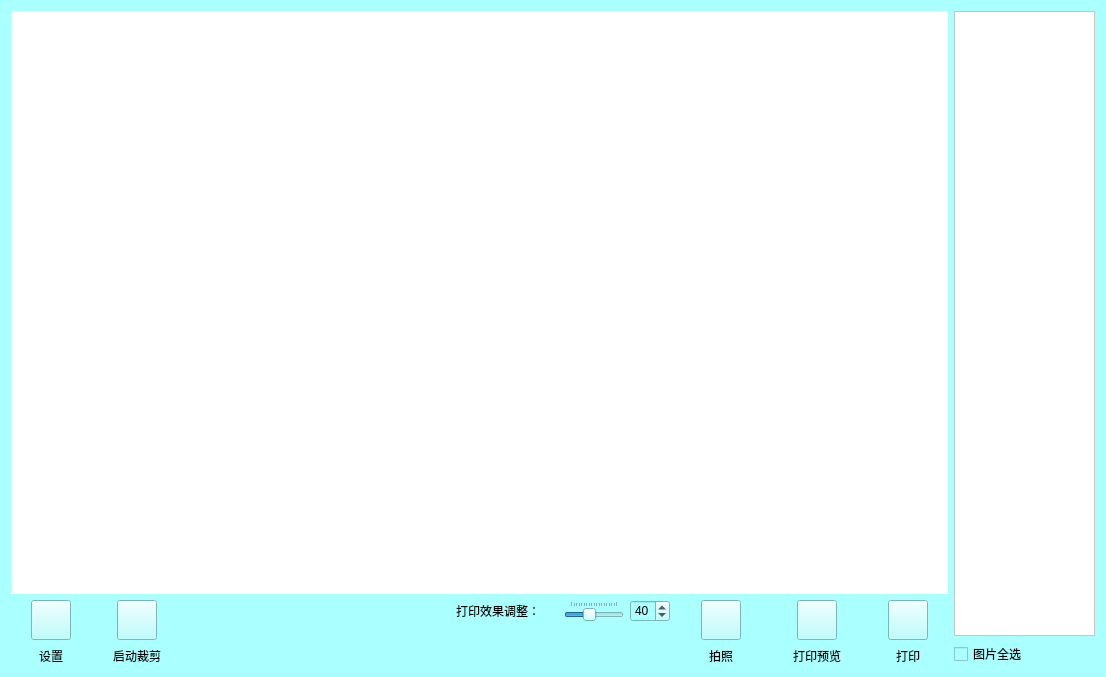
<?xml version="1.0" encoding="UTF-8"?>
<ui version="4.0">
 <class>EloamPrint</class>
 <widget class="QWidget" name="EloamPrint">
  <property name="geometry">
   <rect>
    <x>0</x>
    <y>0</y>
    <width>1106</width>
    <height>677</height>
   </rect>
  </property>
  <property name="windowTitle">
   <string>打印</string>
  </property>
  <property name="windowIcon">
   <iconset resource="eloamprint.qrc">
    <normaloff>:/EloamPrint/Resources/pic/printpreview.png</normaloff>:/EloamPrint/Resources/pic/printpreview.png</iconset>
  </property>
  <property name="autoFillBackground">
   <bool>false</bool>
  </property>
  <property name="styleSheet">
   <string notr="true">background-color: rgb(170, 255, 255);</string>
  </property>
  <layout class="QGridLayout" name="gridLayout">
   <item row="0" column="0">
    <layout class="QHBoxLayout" name="horizontalLayout_14" stretch="20,3">
     <item>
      <layout class="QVBoxLayout" name="verticalLayout_8" stretch="20,1">
       <item>
        <widget class="QWidget" name="W_PrintVideoDlg" native="true">
         <property name="styleSheet">
          <string notr="true">background-color: rgb(255, 255, 255);</string>
         </property>
        </widget>
       </item>
       <item>
        <layout class="QHBoxLayout" name="horizontalLayout_13">
         <item>
          <layout class="QVBoxLayout" name="verticalLayout">
           <item>
            <layout class="QHBoxLayout" name="horizontalLayout">
             <item>
              <widget class="QPushButton" name="pB_Memu">
               <property name="minimumSize">
                <size>
                 <width>40</width>
                 <height>40</height>
                </size>
               </property>
               <property name="maximumSize">
                <size>
                 <width>40</width>
                 <height>40</height>
                </size>
               </property>
               <property name="styleSheet">
                <string notr="true">border-image: url(:/EloamPrint/Resources/pic/paramset.png);</string>
               </property>
               <property name="text">
                <string/>
               </property>
              </widget>
             </item>
            </layout>
           </item>
           <item>
            <layout class="QHBoxLayout" name="horizontalLayout_3">
             <item>
              <widget class="QLabel" name="label_Config">
               <property name="minimumSize">
                <size>
                 <width>80</width>
                 <height>20</height>
                </size>
               </property>
               <property name="maximumSize">
                <size>
                 <width>40</width>
                 <height>20</height>
                </size>
               </property>
               <property name="layoutDirection">
                <enum>Qt::LeftToRight</enum>
               </property>
               <property name="text">
                <string>设置</string>
               </property>
               <property name="alignment">
                <set>Qt::AlignCenter</set>
               </property>
              </widget>
             </item>
            </layout>
           </item>
          </layout>
         </item>
         <item>
          <layout class="QVBoxLayout" name="verticalLayout_5">
           <item>
            <layout class="QHBoxLayout" name="horizontalLayout_10">
             <item>
              <widget class="QPushButton" name="pB_Cut">
               <property name="minimumSize">
                <size>
                 <width>40</width>
                 <height>40</height>
                </size>
               </property>
               <property name="maximumSize">
                <size>
                 <width>40</width>
                 <height>40</height>
                </size>
               </property>
               <property name="styleSheet">
                <string notr="true">border-image: url(:/EloamPrint/Resources/pic/pB_Cut.png);</string>
               </property>
               <property name="text">
                <string/>
               </property>
              </widget>
             </item>
            </layout>
           </item>
           <item>
            <layout class="QHBoxLayout" name="horizontalLayout_11">
             <item>
              <widget class="QLabel" name="label_cut">
               <property name="minimumSize">
                <size>
                 <width>80</width>
                 <height>20</height>
                </size>
               </property>
               <property name="maximumSize">
                <size>
                 <width>60</width>
                 <height>20</height>
                </size>
               </property>
               <property name="text">
                <string>启动裁剪</string>
               </property>
               <property name="alignment">
                <set>Qt::AlignCenter</set>
               </property>
              </widget>
             </item>
            </layout>
           </item>
          </layout>
         </item>
         <item>
          <spacer name="horizontalSpacer">
           <property name="orientation">
            <enum>Qt::Horizontal</enum>
           </property>
           <property name="sizeHint" stdset="0">
            <size>
             <width>40</width>
             <height>20</height>
            </size>
           </property>
          </spacer>
         </item>
         <item>
          <layout class="QVBoxLayout" name="verticalLayout_3" stretch="2,0">
           <item>
            <layout class="QHBoxLayout" name="horizontalLayout_4">
             <item>
              <widget class="QLabel" name="label_3">
               <property name="minimumSize">
                <size>
                 <width>120</width>
                 <height>20</height>
                </size>
               </property>
               <property name="maximumSize">
                <size>
                 <width>120</width>
                 <height>16777215</height>
                </size>
               </property>
               <property name="text">
                <string>打印效果调整：</string>
               </property>
               <property name="alignment">
                <set>Qt::AlignCenter</set>
               </property>
              </widget>
             </item>
             <item>
              <widget class="QSlider" name="m_ThresholdSlider">
               <property name="minimumSize">
                <size>
                 <width>60</width>
                 <height>20</height>
                </size>
               </property>
               <property name="maximumSize">
                <size>
                 <width>60</width>
                 <height>16777215</height>
                </size>
               </property>
               <property name="minimum">
                <number>5</number>
               </property>
               <property name="maximum">
                <number>95</number>
               </property>
               <property name="singleStep">
                <number>5</number>
               </property>
               <property name="pageStep">
                <number>5</number>
               </property>
               <property name="value">
                <number>40</number>
               </property>
               <property name="orientation">
                <enum>Qt::Horizontal</enum>
               </property>
               <property name="tickPosition">
                <enum>QSlider::TicksAbove</enum>
               </property>
              </widget>
             </item>
             <item>
              <widget class="QSpinBox" name="spinBox_Threshold">
               <property name="minimumSize">
                <size>
                 <width>40</width>
                 <height>20</height>
                </size>
               </property>
               <property name="maximumSize">
                <size>
                 <width>40</width>
                 <height>16777215</height>
                </size>
               </property>
               <property name="minimum">
                <number>5</number>
               </property>
               <property name="maximum">
                <number>95</number>
               </property>
               <property name="value">
                <number>40</number>
               </property>
              </widget>
             </item>
            </layout>
           </item>
           <item>
            <widget class="QLabel" name="label_kongbai">
             <property name="minimumSize">
              <size>
               <width>230</width>
               <height>0</height>
              </size>
             </property>
             <property name="maximumSize">
              <size>
               <width>220</width>
               <height>16777215</height>
              </size>
             </property>
             <property name="text">
              <string/>
             </property>
            </widget>
           </item>
          </layout>
         </item>
         <item>
          <layout class="QVBoxLayout" name="verticalLayout_4">
           <item>
            <layout class="QHBoxLayout" name="horizontalLayout_8">
             <item>
              <widget class="QPushButton" name="pB_ScanPrint">
               <property name="minimumSize">
                <size>
                 <width>40</width>
                 <height>40</height>
                </size>
               </property>
               <property name="maximumSize">
                <size>
                 <width>40</width>
                 <height>40</height>
                </size>
               </property>
               <property name="styleSheet">
                <string notr="true">border-image: url(:/EloamPrint/Resources/pic/DnBar_scan.png);</string>
               </property>
               <property name="text">
                <string/>
               </property>
              </widget>
             </item>
            </layout>
           </item>
           <item>
            <layout class="QHBoxLayout" name="horizontalLayout_9">
             <item>
              <widget class="QLabel" name="label_Scan">
               <property name="minimumSize">
                <size>
                 <width>90</width>
                 <height>20</height>
                </size>
               </property>
               <property name="maximumSize">
                <size>
                 <width>40</width>
                 <height>20</height>
                </size>
               </property>
               <property name="text">
                <string>拍照</string>
               </property>
               <property name="alignment">
                <set>Qt::AlignCenter</set>
               </property>
              </widget>
             </item>
            </layout>
           </item>
          </layout>
         </item>
         <item>
          <layout class="QVBoxLayout" name="verticalLayout_6">
           <item>
            <layout class="QHBoxLayout" name="horizontalLayout_5">
             <item>
              <widget class="QPushButton" name="pB_switchView">
               <property name="minimumSize">
                <size>
                 <width>40</width>
                 <height>40</height>
                </size>
               </property>
               <property name="maximumSize">
                <size>
                 <width>40</width>
                 <height>40</height>
                </size>
               </property>
               <property name="styleSheet">
                <string notr="true">border-image: url(:/EloamPrint/Resources/pic/pB_Scrn.png);</string>
               </property>
               <property name="text">
                <string/>
               </property>
              </widget>
             </item>
            </layout>
           </item>
           <item>
            <layout class="QHBoxLayout" name="horizontalLayout_12">
             <item>
              <widget class="QLabel" name="label_PreView">
               <property name="minimumSize">
                <size>
                 <width>90</width>
                 <height>20</height>
                </size>
               </property>
               <property name="maximumSize">
                <size>
                 <width>95</width>
                 <height>20</height>
                </size>
               </property>
               <property name="text">
                <string>打印预览</string>
               </property>
               <property name="alignment">
                <set>Qt::AlignCenter</set>
               </property>
              </widget>
             </item>
            </layout>
           </item>
          </layout>
         </item>
         <item>
          <layout class="QVBoxLayout" name="verticalLayout_7">
           <item>
            <layout class="QHBoxLayout" name="horizontalLayout_6">
             <item>
              <widget class="QPushButton" name="pB_Print">
               <property name="minimumSize">
                <size>
                 <width>40</width>
                 <height>40</height>
                </size>
               </property>
               <property name="maximumSize">
                <size>
                 <width>40</width>
                 <height>40</height>
                </size>
               </property>
               <property name="styleSheet">
                <string notr="true">border-image: url(:/EloamPrint/Resources/pic/print.png);</string>
               </property>
               <property name="text">
                <string/>
               </property>
              </widget>
             </item>
            </layout>
           </item>
           <item>
            <layout class="QHBoxLayout" name="horizontalLayout_7">
             <item>
              <widget class="QLabel" name="label_Print">
               <property name="minimumSize">
                <size>
                 <width>80</width>
                 <height>20</height>
                </size>
               </property>
               <property name="maximumSize">
                <size>
                 <width>40</width>
                 <height>20</height>
                </size>
               </property>
               <property name="text">
                <string>打印</string>
               </property>
               <property name="alignment">
                <set>Qt::AlignCenter</set>
               </property>
              </widget>
             </item>
            </layout>
           </item>
          </layout>
         </item>
        </layout>
       </item>
      </layout>
     </item>
     <item>
      <layout class="QVBoxLayout" name="verticalLayout_2" stretch="20,1">
       <item>
        <widget class="QListWidget" name="listWidget_forPrintThumb">
         <property name="maximumSize">
          <size>
           <width>200</width>
           <height>16777215</height>
          </size>
         </property>
         <property name="styleSheet">
          <string notr="true">background-color: rgb(255, 255, 255);</string>
         </property>
        </widget>
       </item>
       <item>
        <layout class="QHBoxLayout" name="horizontalLayout_2">
         <item>
          <widget class="QCheckBox" name="cB_SelectAll">
           <property name="layoutDirection">
            <enum>Qt::LeftToRight</enum>
           </property>
           <property name="text">
            <string>图片全选</string>
           </property>
          </widget>
         </item>
        </layout>
       </item>
      </layout>
     </item>
    </layout>
   </item>
  </layout>
 </widget>
 <tabstops>
  <tabstop>listWidget_forPrintThumb</tabstop>
 </tabstops>
 <resources>
  <include location="eloamprint.qrc"/>
 </resources>
 <connections/>
</ui>
